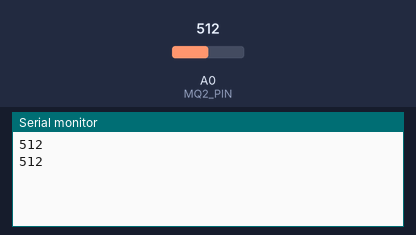
This sketch was run on a simulated Arduino Uno, built with avr-gcc and run on an emulated ATmega328P. Shown: the last lines printed to the serial monitor. The inputs (shaded band) are chosen by the test bench; at power-on: A0 (MQ2_PIN) = 512.

Above: at 5.8 s.
5.9 s: A0 (MQ2_PIN) set to 716
At 10.3 s:
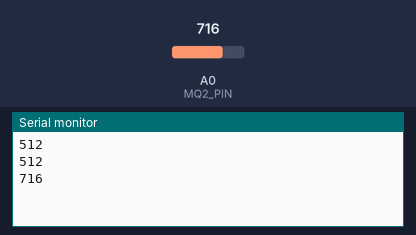
11.9 s: A0 (MQ2_PIN) set to 900
At 15.3 s:
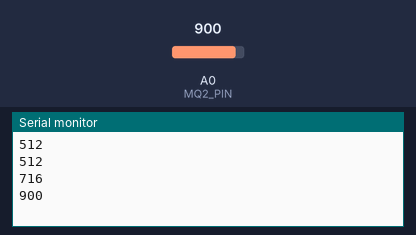
Timing chart, 0 to 16.8 s (numbered marks = the images above; inputs shaded):
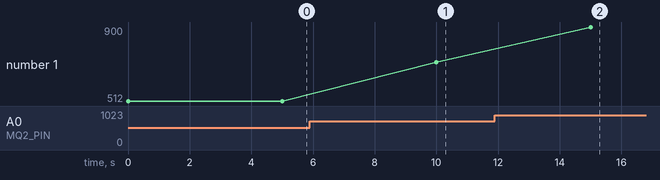

Measured:
- after the input at 5.9 s, the serial monitor: prints a new line after 4.1 s (image 1)
- after the input at 11.9 s, the serial monitor: prints a new line after 3.1 s (image 2)
- plotted number 1: 512 → 716 after the input at 5.9 s, 716 → 900 after the input at 11.9 s

The sketch:

projeto_vazamento_de_gas.ino
```cpp
#define MQ2_PIN A0    // Pino analógico conectado ao sensor de gás MQ-2

void setup() {
  Serial.begin(9600);    // Inicializa a comunicação serial
  pinMode(MQ2_PIN, INPUT);
}

void loop() {
  int gasValue = analogRead(MQ2_PIN);    // Leitura do valor do sensor de gás
  Serial.println(gasValue);   // Envia o nível de gás para o Serial
  delay(5000);    // Aguarda 5 segundos entre as leituras
}
```
